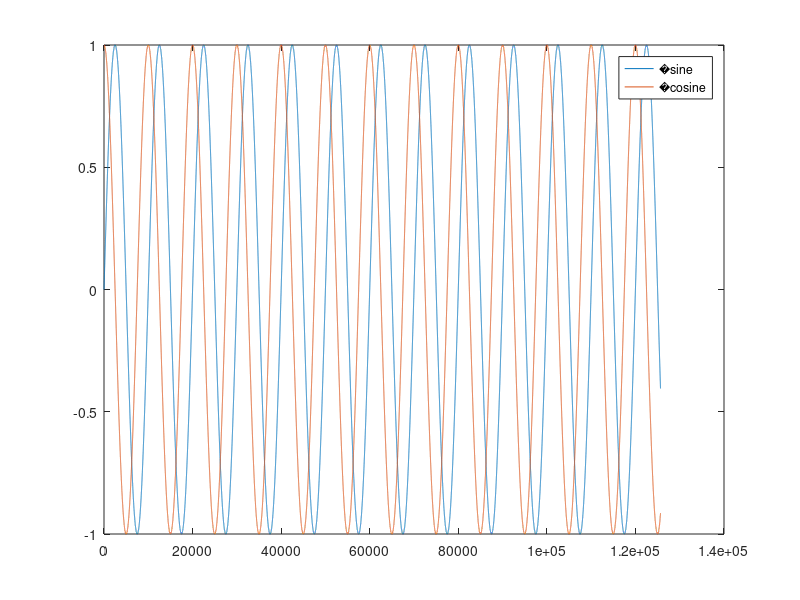

This figure's MATLAB source:
clear,clc;

h = 1
i = 2
j = 3
k = 4

a1 = h + i
a2 = j - k
a3 = h * j
a4 = i / k
 
b = h*(i/j - k)

x = 0.37128
c1 = sin(x)
c2 = cos(x)
c3 = tan(x)
c4 = exp(x)
c5 = log(x)


A = [ 1, 2, 3 ]
B = [ 4; 5; 6 ]

C = A/7

D = rand(1, 5)

E = [ 50, 22, 34; 41, 56, 64; 37, 48, 69 ]
F = E'
G = det(E)
H = inv(E)
I = E * B
J = dot( E, E )
K = pi * E
L = E(2, 2)
M1 = min(min(E))
M2 = max(max (E))

aa = 0;
for n = 1:50
    aa = aa +((-1)^(n+1))/(2*n - 1);
end
aa
bb = 0; 
n = 1;
while n < 51
    bb = bb +((-1)^(n+1))/(2*n - 1);
    n = n+1;
end
bb
phi = bb
epsilon = (pi - phi)/pi

lims = 0:.0001:4*pi;
f = sin(2*pi*lims);
g = cos(2*pi*lims);
xlabel('Radians');
ylabel('Sinusoid  Values');
fplot = plot(f);
hold all
gplot = plot(g);
legend([fplot, 'sine'], [gplot,'cosine']);

print -djpeg test.jpg